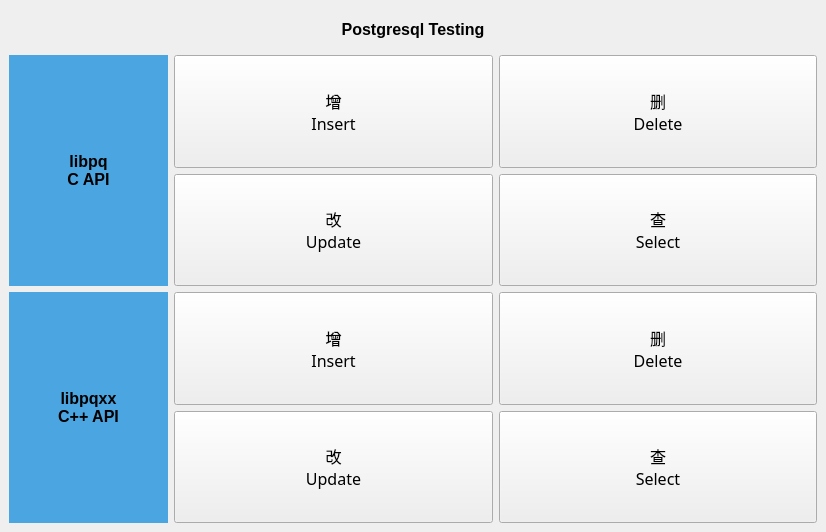
<?xml version="1.0" encoding="UTF-8"?>
<ui version="4.0">
 <class>MiscellaneousPostgresql</class>
 <widget class="QWidget" name="MiscellaneousPostgresql">
  <property name="geometry">
   <rect>
    <x>0</x>
    <y>0</y>
    <width>826</width>
    <height>532</height>
   </rect>
  </property>
  <property name="windowTitle">
   <string>MiscellaneousPostgresql</string>
  </property>
  <layout class="QVBoxLayout" name="verticalLayout">
   <property name="spacing">
    <number>6</number>
   </property>
   <property name="leftMargin">
    <number>9</number>
   </property>
   <property name="topMargin">
    <number>9</number>
   </property>
   <property name="rightMargin">
    <number>9</number>
   </property>
   <property name="bottomMargin">
    <number>9</number>
   </property>
   <item>
    <layout class="QHBoxLayout" name="horizontalLayout">
     <item>
      <widget class="QLabel" name="lbTitle">
       <property name="minimumSize">
        <size>
         <width>0</width>
         <height>40</height>
        </size>
       </property>
       <property name="font">
        <font>
         <pointsize>12</pointsize>
         <weight>75</weight>
         <bold>true</bold>
        </font>
       </property>
       <property name="text">
        <string>Postgresql Testing</string>
       </property>
       <property name="alignment">
        <set>Qt::AlignCenter</set>
       </property>
      </widget>
     </item>
    </layout>
   </item>
   <item>
    <layout class="QGridLayout" name="gridLayout" columnstretch="1,2,2" columnminimumwidth="1,2,2">
     <property name="leftMargin">
      <number>0</number>
     </property>
     <property name="rightMargin">
      <number>0</number>
     </property>
     <property name="spacing">
      <number>6</number>
     </property>
     <item row="3" column="2">
      <widget class="QPushButton" name="btnLibpqxxSelect">
       <property name="sizePolicy">
        <sizepolicy hsizetype="Expanding" vsizetype="Expanding">
         <horstretch>0</horstretch>
         <verstretch>0</verstretch>
        </sizepolicy>
       </property>
       <property name="font">
        <font>
         <family>微软雅黑</family>
         <pointsize>12</pointsize>
         <weight>50</weight>
         <bold>false</bold>
        </font>
       </property>
       <property name="text">
        <string>查
Select</string>
       </property>
      </widget>
     </item>
     <item row="3" column="1">
      <widget class="QPushButton" name="btnLibpqxxUpdate">
       <property name="sizePolicy">
        <sizepolicy hsizetype="Expanding" vsizetype="Expanding">
         <horstretch>0</horstretch>
         <verstretch>0</verstretch>
        </sizepolicy>
       </property>
       <property name="font">
        <font>
         <family>微软雅黑</family>
         <pointsize>12</pointsize>
         <weight>50</weight>
         <bold>false</bold>
        </font>
       </property>
       <property name="text">
        <string>改
Update</string>
       </property>
      </widget>
     </item>
     <item row="1" column="2">
      <widget class="QPushButton" name="btnLibpqSelect">
       <property name="sizePolicy">
        <sizepolicy hsizetype="Expanding" vsizetype="Expanding">
         <horstretch>0</horstretch>
         <verstretch>0</verstretch>
        </sizepolicy>
       </property>
       <property name="font">
        <font>
         <family>微软雅黑</family>
         <pointsize>12</pointsize>
         <weight>50</weight>
         <bold>false</bold>
        </font>
       </property>
       <property name="text">
        <string>查
Select</string>
       </property>
      </widget>
     </item>
     <item row="0" column="2">
      <widget class="QPushButton" name="btnLibpqDelete">
       <property name="sizePolicy">
        <sizepolicy hsizetype="Expanding" vsizetype="Expanding">
         <horstretch>0</horstretch>
         <verstretch>0</verstretch>
        </sizepolicy>
       </property>
       <property name="font">
        <font>
         <family>微软雅黑</family>
         <pointsize>12</pointsize>
         <weight>50</weight>
         <bold>false</bold>
        </font>
       </property>
       <property name="text">
        <string>删
Delete</string>
       </property>
      </widget>
     </item>
     <item row="1" column="1">
      <widget class="QPushButton" name="btnLibpqUpdate">
       <property name="sizePolicy">
        <sizepolicy hsizetype="Expanding" vsizetype="Expanding">
         <horstretch>0</horstretch>
         <verstretch>0</verstretch>
        </sizepolicy>
       </property>
       <property name="font">
        <font>
         <family>微软雅黑</family>
         <pointsize>12</pointsize>
         <weight>50</weight>
         <bold>false</bold>
        </font>
       </property>
       <property name="text">
        <string>改
Update</string>
       </property>
      </widget>
     </item>
     <item row="0" column="1">
      <widget class="QPushButton" name="btnLibpqInsert">
       <property name="sizePolicy">
        <sizepolicy hsizetype="Expanding" vsizetype="Expanding">
         <horstretch>0</horstretch>
         <verstretch>0</verstretch>
        </sizepolicy>
       </property>
       <property name="font">
        <font>
         <family>微软雅黑</family>
         <pointsize>12</pointsize>
         <weight>50</weight>
         <bold>false</bold>
        </font>
       </property>
       <property name="text">
        <string>增
Insert</string>
       </property>
      </widget>
     </item>
     <item row="2" column="0" rowspan="2">
      <widget class="QLabel" name="lbLibpqxx">
       <property name="sizePolicy">
        <sizepolicy hsizetype="Expanding" vsizetype="Expanding">
         <horstretch>0</horstretch>
         <verstretch>0</verstretch>
        </sizepolicy>
       </property>
       <property name="font">
        <font>
         <pointsize>12</pointsize>
         <weight>75</weight>
         <bold>true</bold>
        </font>
       </property>
       <property name="styleSheet">
        <string notr="true">QLabel
{
	background-color: rgb(75,165,224);
}</string>
       </property>
       <property name="text">
        <string>libpqxx
C++ API</string>
       </property>
       <property name="alignment">
        <set>Qt::AlignCenter</set>
       </property>
      </widget>
     </item>
     <item row="2" column="1">
      <widget class="QPushButton" name="btnLibpqxxInsert">
       <property name="sizePolicy">
        <sizepolicy hsizetype="Expanding" vsizetype="Expanding">
         <horstretch>0</horstretch>
         <verstretch>0</verstretch>
        </sizepolicy>
       </property>
       <property name="font">
        <font>
         <family>微软雅黑</family>
         <pointsize>12</pointsize>
         <weight>50</weight>
         <bold>false</bold>
        </font>
       </property>
       <property name="text">
        <string>增
Insert</string>
       </property>
      </widget>
     </item>
     <item row="0" column="0" rowspan="2">
      <widget class="QLabel" name="lbLibpq">
       <property name="sizePolicy">
        <sizepolicy hsizetype="Expanding" vsizetype="Expanding">
         <horstretch>0</horstretch>
         <verstretch>0</verstretch>
        </sizepolicy>
       </property>
       <property name="font">
        <font>
         <pointsize>12</pointsize>
         <weight>75</weight>
         <bold>true</bold>
        </font>
       </property>
       <property name="styleSheet">
        <string notr="true">QLabel
{
	background-color: rgb(75,165,224);
}</string>
       </property>
       <property name="text">
        <string>libpq
C API</string>
       </property>
       <property name="alignment">
        <set>Qt::AlignCenter</set>
       </property>
      </widget>
     </item>
     <item row="2" column="2">
      <widget class="QPushButton" name="btnLibpqxxDelete">
       <property name="sizePolicy">
        <sizepolicy hsizetype="Expanding" vsizetype="Expanding">
         <horstretch>0</horstretch>
         <verstretch>0</verstretch>
        </sizepolicy>
       </property>
       <property name="font">
        <font>
         <family>微软雅黑</family>
         <pointsize>12</pointsize>
         <weight>50</weight>
         <bold>false</bold>
        </font>
       </property>
       <property name="text">
        <string>删
Delete</string>
       </property>
      </widget>
     </item>
    </layout>
   </item>
  </layout>
 </widget>
 <layoutdefault spacing="6" margin="11"/>
 <resources/>
 <connections/>
</ui>
